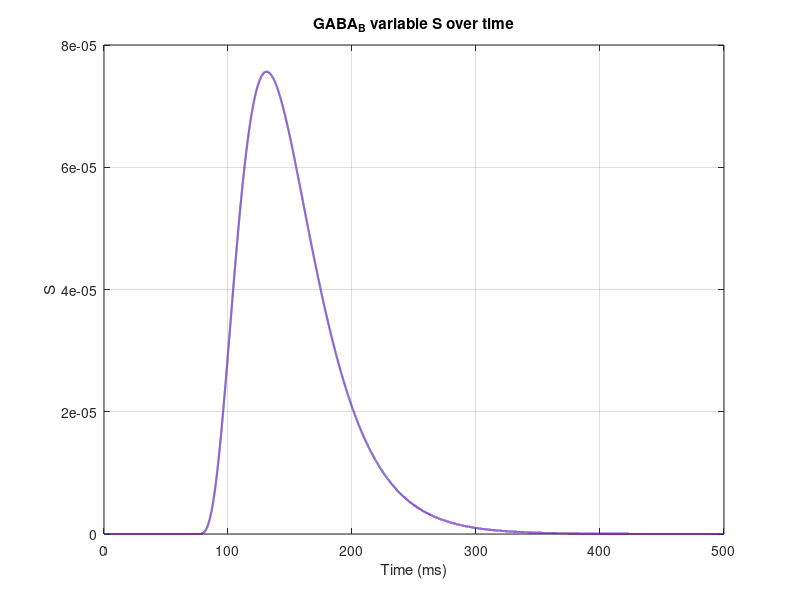

This figure's MATLAB source:
%% Plot GABA_B variable S over time
% S is the GABA_B K+ channel open fraction calculated from G-protein
% activation using the Destexhe formulation.
clear; clc; % Omitted 'close all' so old windows stay open

%% Simulation setup
N_num = 1;
tspan = 500; % ms
dt = 0.01; % time step for Euler method
loop = floor(tspan/dt) + 1; % include the final tspan sample
time = (0:loop-1).*dt; % time vector in ms

%% GABA_B constants (Destexhe)
Cmax_GABAb = 1; % max NT concentration
Cdur_GABAb = 1; % NT pulse duration
K1_GABAb = 0.09; % forward binding rate
K2_GABAb = 0.008; % backward unbinding rate
K3_GABAb = 0.18; % G-protein production rate
K4_GABAb = 0.034; % G-protein decay rate
KD_GABAb = 100; % dissociation constant of K+ channel
n_GABAb = 4; % number of G-protein binding sites

%% Neurotransmitter pulse
nt_GABAb = zeros(N_num, loop);
GABAb_start = round(75/dt) + 1;
GABAb_stop = GABAb_start + round(Cdur_GABAb/dt);
GABAb_stop = min(GABAb_stop, loop);
nt_GABAb(:, GABAb_start:GABAb_stop) = Cmax_GABAb;

%% Initial receptor, G-protein, and S values
r_GABAb = zeros(N_num, loop);
G_GABAb = zeros(N_num, loop);
S_GABAb = zeros(N_num, loop);

%% Euler method
for i = 1:loop-1
    % GABA_B receptor activation
    dGABAb_rdt = (K1_GABAb.*nt_GABAb(:, i).*(1-r_GABAb(:, i))) ...
        - (K2_GABAb.*r_GABAb(:, i));
    r_GABAb(:, i+1) = r_GABAb(:, i) + dt.*dGABAb_rdt;

    % G-protein activation for GABA_B
    dGABAb_Gdt = (K3_GABAb.*r_GABAb(:, i)) - (K4_GABAb.*G_GABAb(:, i));
    G_GABAb(:, i+1) = G_GABAb(:, i) + dt.*dGABAb_Gdt;

    % Variable S: GABA_B K+ channel open fraction
    S_GABAb(:, i) = (G_GABAb(:, i).^n_GABAb) ...
        ./ (G_GABAb(:, i).^n_GABAb + KD_GABAb);
end

% Calculate final sample for plotting
S_GABAb(:, end) = (G_GABAb(:, end).^n_GABAb) ...
    ./ (G_GABAb(:, end).^n_GABAb + KD_GABAb);

%% Plot S over time
figure('Name', 'GABA_B S over time', 'Color', 'w');
plot(time, S_GABAb, 'Color', [0.3 0.1 0.7], 'LineWidth', 1.5)
title('GABA_B variable S over time')
xlabel('Time (ms)')
ylabel('S')
grid on
